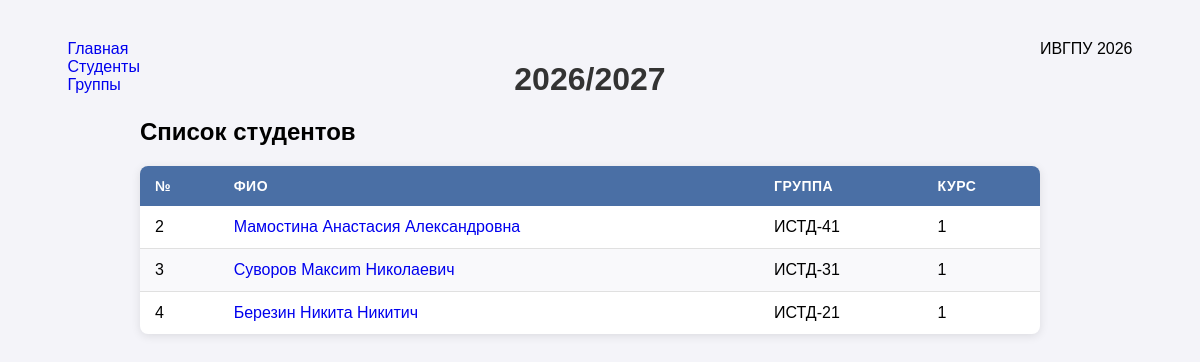
Screenshot of /student_list with the database file from the repository.
### students/models.py (models this page shows, shortened)
class Students(models.Model):
    first_name = models.CharField("Имя", max_length = 32)
    second_name = models.CharField("Фамилия", max_length = 32)
    middle_name = models.CharField("Отчество", max_length = 32)
    in_group = models.ForeignKey("Group", models.PROTECT, verbose_name= "Группа", default= None, null=True, related_name="students")
    age = models.IntegerField("Возраст")
    class Meta:
        verbose_name = "Студент"
        verbose_name_plural = "Студенты"

class Group(models.Model):
    title = models.CharField ("Название", max_length=10)
    course = models.IntegerField ('course', default=1)
    class Meta:
        verbose_name = "Группа"
        verbose_name_plural = "Группы"

### students/views.py (the view)
# urls.py: path('student_list', get_student_list, name = 'students_list'),
def get_student_list(request):
    context = {
        "students": Students.objects.all(),
        "edu_title": "2026/2027"
    }
    return render(request, 'students/students_list.html', context)

### students/templates/students/students_list.html (shortened to what this page needs)
﻿{% extends 'base.html' %}
{% block content %}
<div class="container">
    <h1>{{ edu_title }}</h1>
    <h2>Список студентов</h2>
    <table>
        <thead>
            <tr>
                <th>№</th>
                <th>ФИО</th>
                <th>Группа</th>
                <th>Курс</th>
            </tr>
        </thead>
        <tbody>
            {% for student in students %}
            <tr>
                <td>{{ student.pk }}</td>
                <td>
                    <a href="{% url 'stud_info' %}?s_id={{ student.pk }}">
                        {{ student.second_name }}
                        {{ student.first_name }}
                        {{ student.middle_name }}
                    </a>
                </td>
                {% if student.in_group %}
                    <td>{{ student.in_group.title }}</td>
                    <td>{{ student.in_group.course }}</td>
                {% else %}
                    <td>Не назначена</td>
                    <td>—</td>
                {% endif %}
            </tr>
            {% empty %}
            <tr>
                <td colspan="4">Студентов пока нет</td>
            </tr>
            {% endfor %}
        </tbody>
    </table>
</div>
{% endblock %}

### students/templates/base.html (shortened to what this page needs)
﻿<!DOCTYPE html>
{% load static %}
<html lang="ru">
<head>
    <link rel="stylesheet" href="{% static 'styles/main.css' %}">
</head>
<body>
    <header>
        <div class="menubar">
            <a href="/"><div class="logo">Главная</div></a>
            <a href="{% url 'students_list' %}"><div class="menu_button">Студенты</div></a>
            <a href="{% url 'group_list' %}"><div class="menu_button">Группы</div></a>
        </div>
    </header>
    {% block content %}
    {% endblock %}
    <footer>
        <div class="footer_content">ИВГПУ 2026</div>
    </footer>
</body>
</html>

### students/static/styles/main.css (style rules this page uses)
body { font-family: Arial, sans-serif; background-color: #f4f4f9; display: flex; justify-content: center; padding: 40px 20px; margin: 0; }
.container { width: 100%; max-width: 900px; }
h1 { color: #333; text-align: center; margin-bottom: 20px; }
table { width: 100%; border-collapse: collapse; background-color: #fff; box-shadow: 0 2px 10px rgba(0, 0, 0, 0.1); border-radius: 8px; overflow: hidden; }
thead { background-color: #4a6fa5; color: #fff; }
th, td { padding: 12px 15px; text-align: left; }
th { font-weight: 600; text-transform: uppercase; font-size: 14px; letter-spacing: 0.5px; }
tbody tr { border-bottom: 1px solid #e0e0e0; }
tbody tr:last-child { border-bottom: none; }
tbody tr:nth-child(even) { background-color: #f9f9fb; }
a { text-decoration: none; }

### rows the page displays
Students: pk "2", second_name "Мамостина", first_name "Анастасия", middle_name "Александровна", in_group "ИСТД-41", in_group.course "1"
Students: pk "3", second_name "Суворов", first_name "Максиm", middle_name "Николаевич", in_group "ИСТД-31", in_group.course "1"
Students: pk "4", second_name "Березин", first_name "Никита", middle_name "Никитич", in_group "ИСТД-21", in_group.course "1"

### other values shown
{{ edu_title }} "2026/2027"
